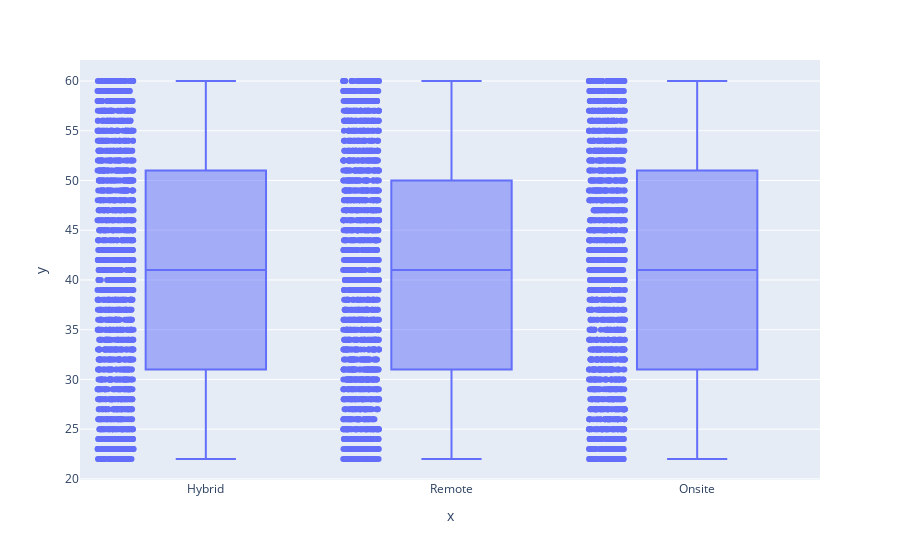

The code cell stored with this chart in its notebook:
### Code cell
fig=px.box(x=df['Work_Location'],y=df['Age'],points='all')
fig.show()

### Figure 1 — Plotly figure (JSON) as saved in the notebook; plotly's stock layout.template omitted (floating-point values rounded to 4 significant figures; data arrays with more than 128 entries replaced by an {"elided": "..."} marker saying what was removed)
{"data": [{"alignmentgroup": "True", "boxpoints": "all", "hovertemplate": "x=%{x}<br>y=%{y}<extra></extra>", "legendgroup": "", "marker": {"color": "#636efa"}, "name": "", "notched": false, "offsetgroup": "", "orientation": "v", "showlegend": false, "type": "box", "x": {"elided": "5000 str values"}, "x0": " ", "xaxis": "x", "y": {"elided": "5000 int values"}, "y0": " ", "yaxis": "y"}], "layout": {"boxmode": "group", "legend": {"tracegroupgap": 0}, "margin": {"t": 60}, "xaxis": {"anchor": "y", "domain": [0, 1], "title": {"text": "x"}}, "yaxis": {"anchor": "x", "domain": [0, 1], "title": {"text": "y"}}}}
